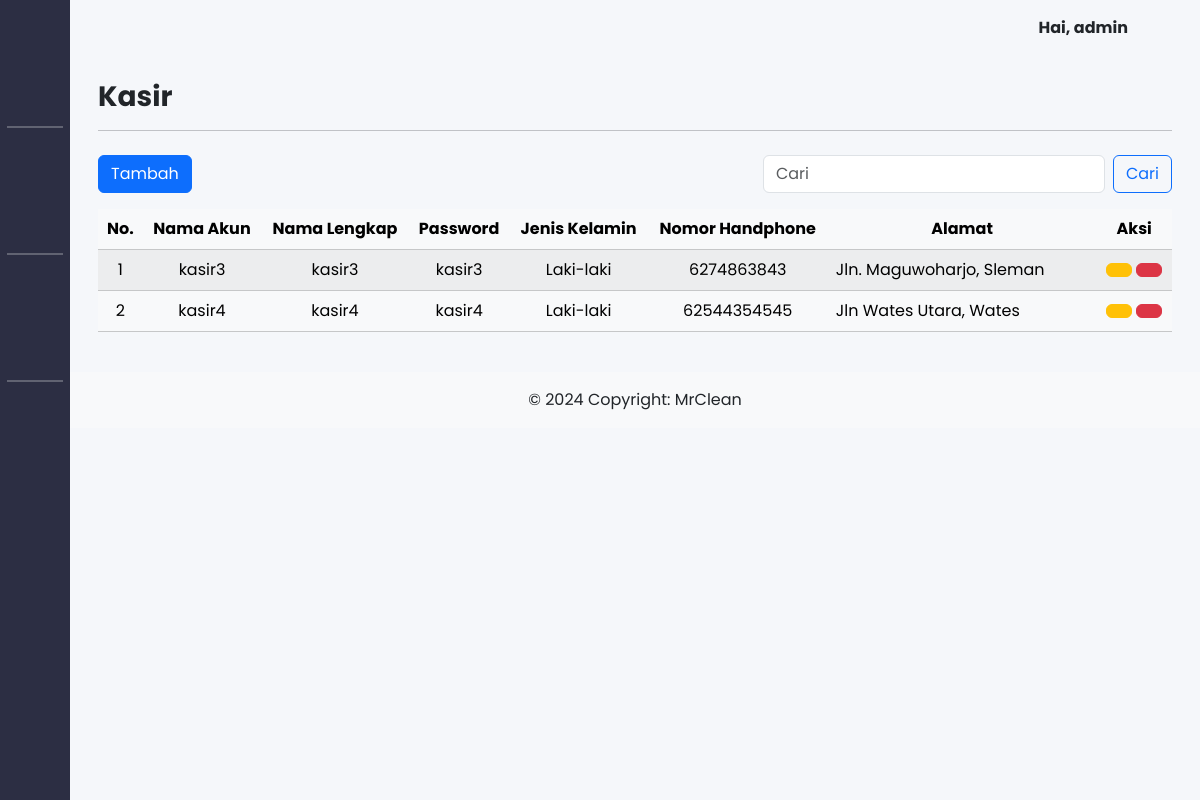
Page /admin/cashier.php (signed in) on the committed database.
### tables this page shows
CREATE TABLE `user` (
  `id` int(11) NOT NULL,
  `username` varchar(255) NOT NULL,
  `full_name` varchar(255) NOT NULL,
  `gender` enum('Laki-laki','Perempuan','','') NOT NULL,
  `phone_number` bigint(16) NOT NULL,
  `address` varchar(255) NOT NULL,
  `password` varchar(255) NOT NULL,
  `security_question` varchar(255) NOT NULL,
  `security_answer` varchar(255) NOT NULL,
  `role` enum('Admin','Kasir') NOT NULL,
  `is_deleted` tinyint(1) NOT NULL
);

CREATE TABLE `profil_company` (
  `id` int(11) NOT NULL,
  `name_company` varchar(50) NOT NULL,
  `about` text NOT NULL,
  `vision` text NOT NULL,
  `mission` text NOT NULL,
  `banner_img` varchar(100) NOT NULL,
  `about_img` varchar(100) NOT NULL,
  `phone_number` varchar(20) NOT NULL,
  `email` varchar(250) NOT NULL,
  `city` varchar(50) NOT NULL,
  `district` varchar(50) NOT NULL,
  `street` varchar(100) NOT NULL,
  `postal_code` int(11) NOT NULL,
  `url_map` varchar(255) NOT NULL
);

### admin/cashier.php (the view, shortened to what this page needs)
<?php
include("../includes/db_connect.php");
$limit = 10;
$page = isset($_GET['page']) ? (int)$_GET['page'] : 1;
$offset = ($page > 1) ? ($page * $limit) - $limit : 0;
$search_query = '';
$search_param = [];
$query = "SELECT * FROM user WHERE role = 'kasir' AND is_deleted = false $search_query LIMIT ?, ?";
$stmt = mysqli_prepare($db, $query);
if (!empty($search_query)) {
  $search_param[] = $offset;
  $search_param[] = $limit;
  mysqli_stmt_bind_param($stmt, str_repeat('s', count($search_param) - 2) . 'ii', ...$search_param);
} else {
  mysqli_stmt_bind_param($stmt, "ii", $offset, $limit);
}
mysqli_stmt_execute($stmt);
$result = mysqli_stmt_get_result($stmt);
$no = $offset + 1;
?>
<!DOCTYPE html>
<html lang="en">
<head>
  <link rel="stylesheet" href="/laundry/bootstrap-5.3.3-dist/css/bootstrap.min.css">
  <link rel="stylesheet" href="../assets/css/style.css">
  <link href="https://cdn.lineicons.com/4.0/lineicons.css" rel="stylesheet">
</head>
<body>
  <div class="wrapper">
    <?php include_once("../includes/sidebarAdmin.php"); ?>
    <div class="main">
      <?php include_once("../includes/navbar.php"); ?>
      <main class="content px-3 py-4">
        <div class="container">
          <div class="h3 fw-bold">Kasir</div>
          <hr />
          <div class="table-responsive pt-2">
            <div class="d-flex justify-content-between mb-3">
              <button type="button" class="btn btn-primary" data-bs-toggle="modal" data-bs-target="#modalForm">
                <span>Tambah</span>
              </button>
              <form class="d-flex" role="search" method="GET" action="">
                <input class="form-control me-2" type="search" name="search" placeholder="Cari" aria-label="Search" value="<?php echo isset($_GET['search']) ? $_GET['search'] : ''; ?>" />
                <button class="btn btn-outline-primary" type="submit">Cari</button>
              </form>
            </div>
            <table class="table table-striped table-light text-center">
              <thead>
                <tr>
                  <th scope="col">No.</th>
                  <th scope="col">Nama Akun</th>
                  <th scope="col">Nama Lengkap</th>
                  <th scope="col">Password</th>
                  <th scope="col">Jenis Kelamin</th>
                  <th scope="col">Nomor Handphone</th>
                  <th scope="col">Alamat</th>
                  <th scope="col">Aksi</th>
                </tr>
              </thead>
              <tbody>
                <?php
                while ($row = mysqli_fetch_assoc($result)) {
                  echo "<tr class='align-middle'>";
                  echo "<td>" . $no++ . "</td>";
                  echo "<td>" . htmlspecialchars($row['username']) . "</td>";
                  echo "<td>" . htmlspecialchars($row['full_name']) . "</td>";
                  echo "<td>" . htmlspecialchars($row['password']) . "</td>";
                  echo "<td>" . $row['gender'] . "</td>";
                  echo "<td>" . htmlspecialchars($row['phone_number']) . "</td>";
                  echo "<td class='col-3 text-start'>" . htmlspecialchars($row['address']) . "</td>";
                  echo "<td>
                        <a class='btn btn-warning' href='formEditCashier.php?id=" . $row['id'] . "'><span><i class='lni lni-pencil'></i></span></a>
                        <a class='btn btn-danger' href='../service/deleteCashier.php?id=" . $row['id'] . "' role='button' onclick='return confirm(\"Apakah anda yakin untuk menghapus akun ini?\")'><span><i class='lni lni-trash-can'></i></span></a>
                      </td>";
                  echo "</tr>";
                }
                ?>
              </tbody>
            </table>
          </div>
        </div>
      </main>
      <?php include_once("../includes/footer.php"); ?>
    </div>
  </div>
</body>
</html>

### includes/footer.php
<?php
 $sqlLaundry = "SELECT name_company FROM profil_company WHERE id = 1";
 $queryLaundry = $db->query($sqlLaundry);
 $laundry = $queryLaundry->fetch_assoc();
 ?>
<footer class="bg-body-tertiary text-center text-lg-start">
  <div class="text-center p-3"">
   © 2024 Copyright:
   <a class=" text-body" href=""><?php echo htmlspecialchars($laundry['name_company']); ?></a>
  </div>
</footer>
<footer id="footer" class="footer">
</footer>

### assets/css/style.css (style rules this page uses)
a { text-decoration: none; }
body { font-family: 'Poppins', sans-serif; }
.wrapper { display: flex; }
.main { display: flex; flex-direction: column; min-height: 100vh; width: 100%; overflow: hidden; transition: all 0.35s ease-in-out; background-color: #f5f7fa; min-width: 0; }
.footer { position: fixed; height: 25px; bottom: 0; width: 100%; }

### rows in the picture
user: username "kasir3", full_name "kasir3", password "kasir3", gender "Laki-laki", phone_number "6274863843", address "Jln. Maguwoharjo, Sleman"
user: username "kasir4", full_name "kasir4", password "kasir4", gender "Laki-laki", phone_number "62544354545", address "Jln Wates Utara, Wates"
profil_company: name_company "MrClean"

### other values in the picture
$username "admin"
